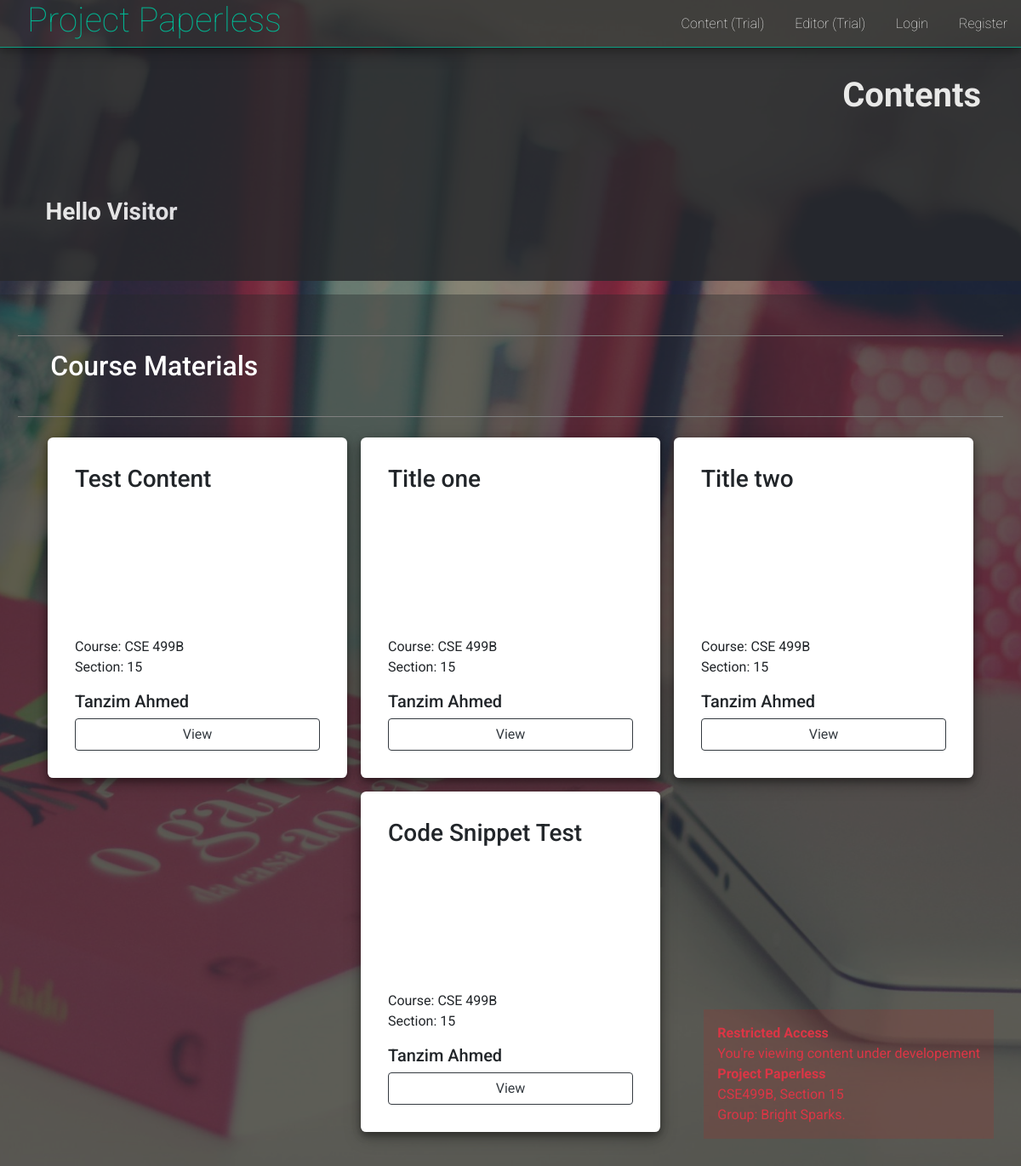
The app's page /content/, older data.
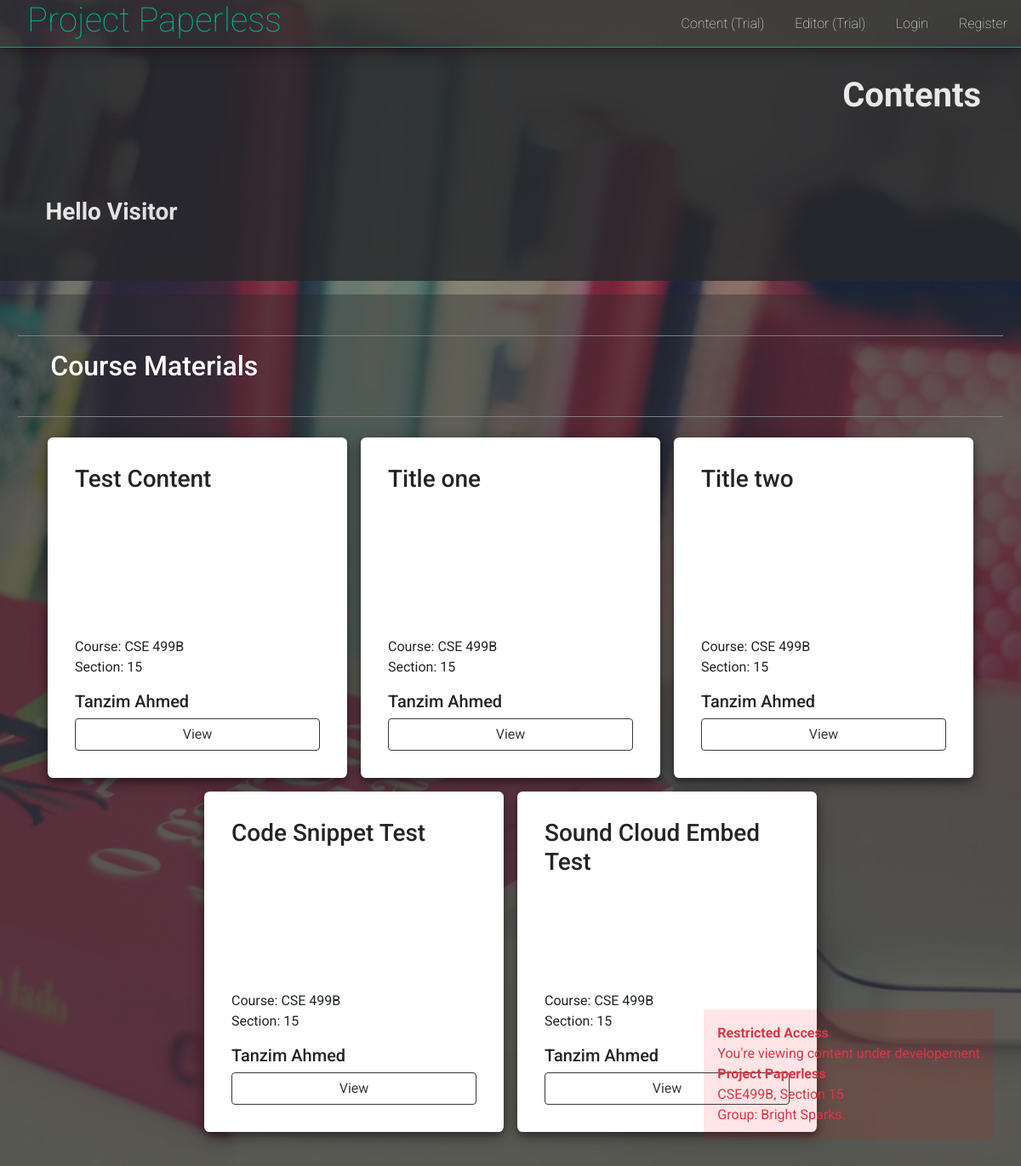
The same page, newer data.
### creative_content/models.py (models this page shows, shortened)
class Content(models.Model):
    content = models.TextField()
    link = models.CharField(max_length=50, primary_key=True)
    title = models.CharField(max_length=200)
    user = models.ForeignKey('users.User', on_delete=models.CASCADE)
    course_code = models.CharField(max_length=15)
    section = models.IntegerField()
    date_created = models.DateTimeField(auto_now_add=True, editable=False)
    date_updated = models.DateTimeField(auto_now=True)

### users/models.py (models this page shows)
class User(AbstractUser):
    username = models.CharField(
        error_messages={'unique': 'A user with that username already exists.'},
        help_text='Required. 10 characters or fewer.',
        max_length=10,
        unique=True,
        primary_key=True,
        validators=[UnicodeUsernameValidator(), MinLengthValidator(3)],
        verbose_name='username')
    is_educator = models.BooleanField(default=False)

### creative_content/views.py (the view)
# urls.py: path('', IndexView.as_view(), name='index'),
def index(request):
    print(Resource.objects.all())
    contents = Content.objects.all()
    context = {'contents': contents}
    return render(request, 'creative_content/index.html', context)

### templates/creative_content/index.html
{% extends 'layout.html' %}
{% block background_class %}
  dashboard_background
{% endblock %}
{% block body %}
<div class="user_dashboard">
  <div class="header container">
    <div class="text-right welcome">
      <h1><strong>Contents</strong></h1>
    </div>
    <div class="user_info">
      {% if request.user.is_authenticated %}
        <h3>
          <strong>{{ request.user.get_full_name }}</strong>
          <br>
          {{ request.user.username }}
        </h3>
      {% else %}
        <h3>
          <strong>Hello Visitor</strong>
          <br>
        </h3>
      {% endif %}
    </div>
  </div>
  <div class="dashboard container">
    <div class="content_display">
      <div class="area_header">
        <h2> Course Materials </h2>
        <br>
      </div>
      <div class="card_container">
        {% for content in contents %}
          <div class="items_card">
            <div class="items">
              <h3>{{ content.title }}</h3>
              <div class="card_info">
                <p>
                  Course: {{ content.course_code }} <br>
                  Section: {{ content.section }} <br>
                </p>
                <h5>{{ content.user.get_full_name }}</h5>
                <a href="/content/{{ content.link }}/show/" class="btn btn-outline-dark"> View</a>
              </div>
            </div>
          </div>
        {% endfor %}
      </div>
    </div>
  </div>
</div>
{% endblock %}

### templates/layout.html (shortened to what this page needs)
<!DOCTYPE html>
<html lang="en">
<head>
  <link rel="stylesheet" href="https://maxcdn.bootstrapcdn.com/bootstrap/4.3.1/css/bootstrap.min.css">
  {% load static %}
  <link rel="stylesheet" href="{% static 'style.css' %}">
</head>
<body class="{% block background_class %}{% endblock %}">
  {% include 'includes/_navbar.html' %}
  <div class="text-danger" style="position: fixed; bottom: 2rem; right: 2rem; text-align: left;
        background-color: rgba(255, 0, 0, 0.1); padding: 1rem; z-index: 5;">
    <strong>Restricted Access</strong> <br>
    You're viewing content under developement <br>
    <strong>Project Paperless</strong> <br>
    CSE499B, Section 15 <br>
    Group: Bright Sparks.
  </div>
  {% block body %}
  {% endblock %}
</body>
</html>

### templates/includes/_navbar.html
<nav id="navigation_bar">
  <h1 id="logo"><a href="/">Project Paperless</a></a></h1>
  <div id="navigation_links">
    <ul>
      <li><a href="/content/">Content (Trial)</a></li>
      <li><a href="/content/editor/">Editor (Trial)</a></li>
      {% if request.user.is_authenticated %}
        <li><a href="/classroom/">Classes (Trial)</a></li>
        <li><a href="/dashboard/">{{ request.user.first_name }}</a></li>
        <li><a href="/logout/">Logout</a></li>
      {% else %}
        <li><a href="/login/">Login</a></li>
        <li><a href="/student/register/">Register</a></li>
      {% endif %}
    </ul>
  </div>
</nav>

### static/style.css (style rules this page uses)
body { margin: 0; padding: 0; font-family: 'Roboto', sans-serif; }
nav { position: fixed; top: 0; background-color: rgba(48, 48, 48, 0.8); border-bottom: 1px solid rgba(0, 184, 148,0.8); box-shadow: 0 4px 8px 0 rgba(0, 0, 0, 0.2), 0 6px 20px 0 rgba(0, 0, 0, 0.19); width: 100%; height: 3.5rem; z-index: 7; }
#logo { display: inline-block; height: 3.5rem; padding-left: 2rem; padding-right: 2rem; }
#logo a { color: #00b894; text-decoration: none; font-weight: 100; }
#navigation_links { display: inline-block; position: absolute; height: 3.5rem; right: 0; }
#navigation_links li { display: inline-block; vertical-align: middle; padding: 1rem; margin: 0; }
#navigation_links a { color: white; font-weight: 100; }
.dashboard_background { background-image: url('/static/images/bg_2.jpeg'); background-position: center; background-repeat: no-repeat; background-size: cover; background-attachment: fixed; width: 100%; height: 100vh; }
.user_dashboard { position: relative; width: 100%; min-height: 100vh; padding-top: 3.5rem; background-color: rgba(39, 40, 44, 0.5); }
.user_dashboard .header { width: 100%; padding-top: 2rem; padding-bottom: 2rem; margin-bottom: 1rem; background-color: rgb(39, 40, 44); color: white; opacity: 0.85; }
.user_dashboard .welcome { padding-right: 2rem; }
.user_dashboard .dashboard { display: flex; flex-wrap: wrap; justify-content: center; padding-top: 2rem; background-color: rgba(39, 40, 44, 0.4); }
.user_dashboard .container { max-width: 1275px; }
.header .user_info { position: relative; margin-top: 5rem; width: 100%; padding: 1rem 2.4rem 0.5rem 2.4rem; margin-bottom: 1rem; }
.dashboard .area_header { width: 100%; padding: 1rem 2.4rem 0.5rem 2.4rem; margin-bottom: 1rem; border-top: 1px solid grey; border-bottom: 1px solid grey; color: white; }
.dashboard .card_container { display: flex; flex-wrap: wrap; justify-content: center; }
.dashboard .items_card, .dashboard .forms_card { width: 18rem; height: 20rem; background-color: white; box-shadow: 0 4px 8px 0 rgba(0, 0, 0, 0.35), 0 6px 20px 0 rgba(0, 0, 0, 0.30); border-radius: 0.4rem; padding: 2rem; margin: 0.5rem; }
.dashboard .items_card .items, .dashboard .forms_card .items { position: relative; width: 100%; height: 100%; }
.dashboard .items_card .items .card_info { position: absolute; width: 100%; bottom: 0; left: 0; }
.dashboard .items_card a, .dashboard .items_card button { width: 100%; }
.content_display { margin: 1rem 0.5%; padding-bottom: 1rem; }
.content_display .items_card { width: 22rem; height: 25rem; }

Row changes from the older to the newer data that the page shows:
added Content: title "Sound Cloud Embed Test", course_code "CSE 499B", section "15", user.get_full_name "Tanzim Ahmed"
